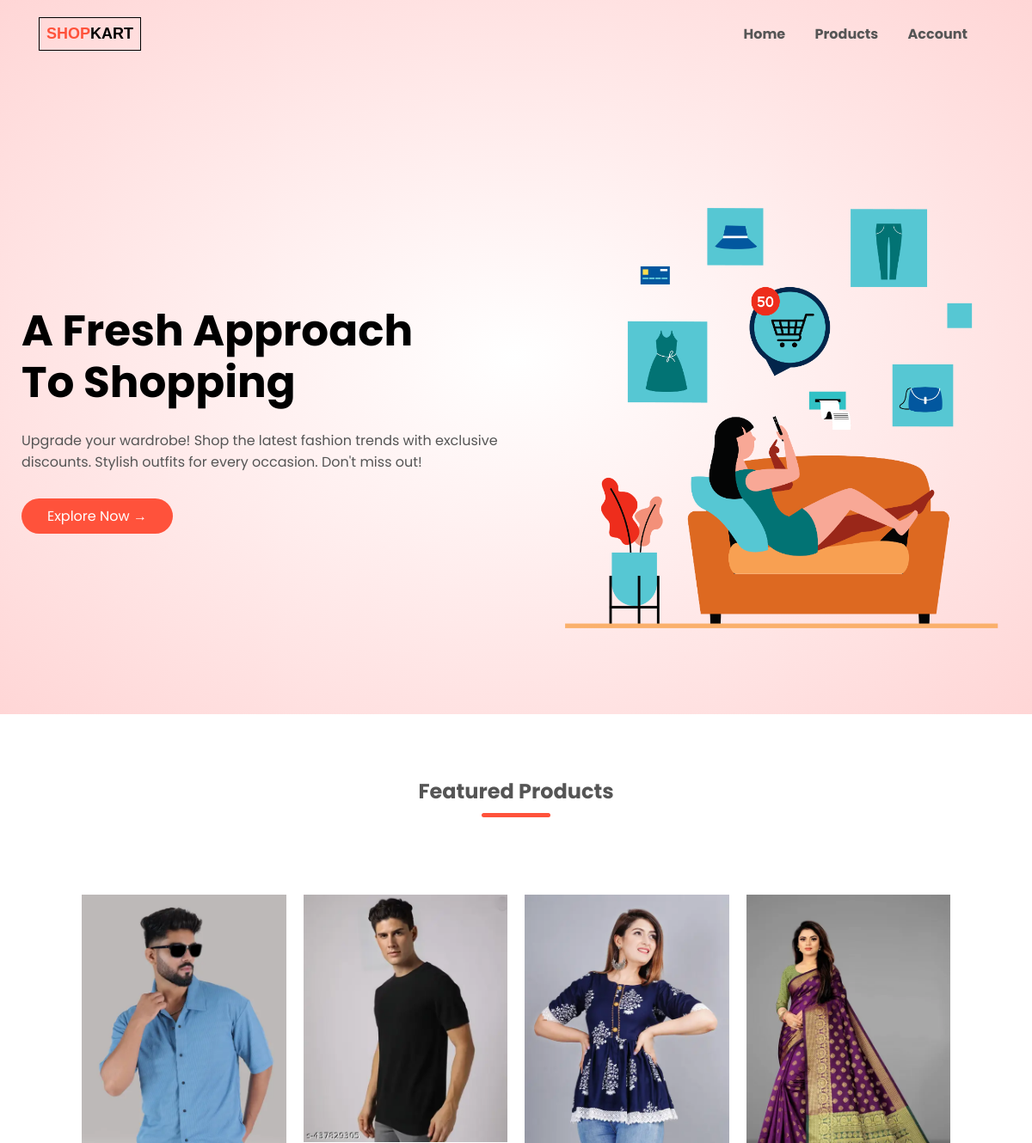
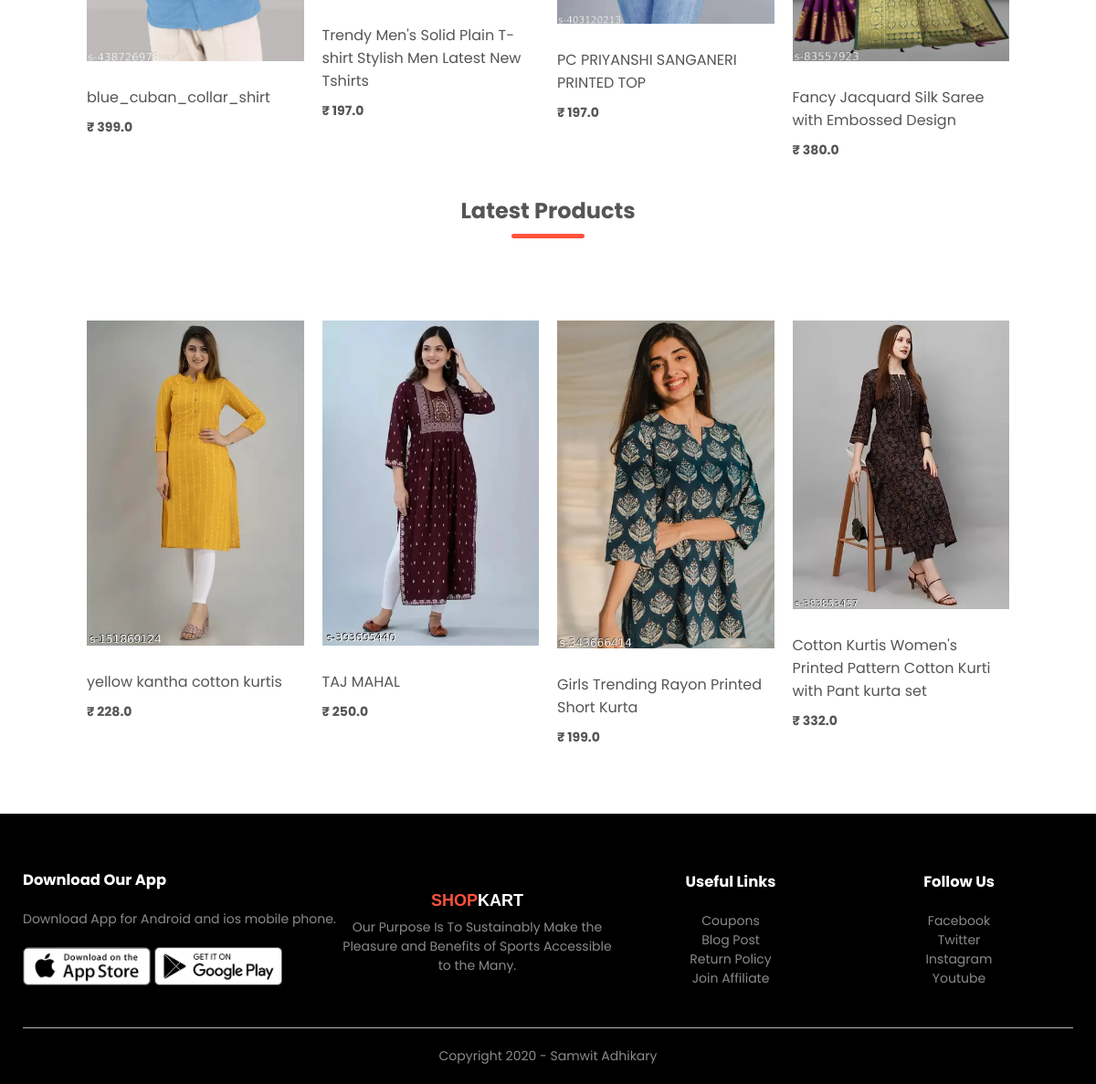
The page / on the database its author committed (2 pictures, top to bottom).
### products/models.py (models this page shows, shortened)
class Product(models.Model):
    LIVE = 1
    DELETE = 0
    DELETE_CHOICES = ((LIVE, 'Live'), (DELETE, 'Delete'))
    title = models.CharField(max_length=200)
    price = models.FloatField()
    description = models.TextField()
    image = models.ImageField(upload_to='media/')
    priority = models.IntegerField(default=0)
    delete_status = models.IntegerField(choices=DELETE_CHOICES, default=LIVE)
    created_at = models.DateTimeField(auto_now_add=True)
    updated_at = models.DateTimeField(auto_now=True)

### products/views.py (the view)
# urls.py: path('', views.index, name='home'),
def index(request):
    featured_products = Product.objects.order_by('priority')[:4]
    latest_products = Product.objects.order_by('-id')[:4]
    context = {
        'featured_products': featured_products,
        'latest_products': latest_products
    }
    return render(request, 'index.html', context)

### templates/index.html
{% extends "blank_layout.html" %}
{% block banner %}
{% include 'banner_layout.html' %}
{% endblock banner %}
{% block content %}
{% include "homepage_content.html" %}
{% endblock content %}

### templates/blank_layout.html (shortened to what this page needs)
{% load static %}
<!DOCTYPE html>
<html lang="en">
<head>
    <link rel="stylesheet" href={% static "css/style.css" %}>
    <link rel="stylesheet" href="https://stackpath.bootstrapcdn.com/font-awesome/4.7.0/css/font-awesome.min.css">
</head>
<body>
    <div class="header" style="margin-bottom: 60px;">
        <div class="container">
            {% include "menu.html" %}
            {% block banner %}
            {% endblock banner %}
        </div>
    </div>
    {% block content %}
    {% endblock content %}
    <div class="footer" style="margin-top: 50px;">
        <div class="container">
            <div class="row">
                <div class="footer-col-1">
                    <h3>Download Our App</h3>
                    <p>Download App for Android and ios mobile phone.</p>
                    <div class="app-logo">
                        <img src={% static "images/app-store.png" %}>
                        <img src={% static "images/play-store.png" %}>
                    </div>
                </div>
                <div class="footer-col-2">
                    <a href="{% url 'home' %}"><h1 style="color: #ff523b; font-size: 18px; font-family: 'Gill Sans', 'Gill Sans MT', Calibri, 'Trebuchet MS', sans-serif;
                    padding: 8px;">SHOP<span style="color: white;">KART</span></h1></a>
                    <p>Our Purpose Is To Sustainably Make the Pleasure and Benefits of Sports Accessible to the Many.
                    </p>
                </div>
                <div class="footer-col-3">
                    <h3>Useful Links</h3>
                    <ul>
                        <li>Coupons</li>
                        <li>Blog Post</li>
                        <li>Return Policy</li>
                        <li>Join Affiliate</li>
                    </ul>
                </div>
                <div class="footer-col-4">
                    <h3>Follow Us</h3>
                    <ul>
                        <li>Facebook</li>
                        <li>Twitter</li>
                        <li>Instagram</li>
                        <li>Youtube</li>
                    </ul>
                </div>
            </div>
            <hr>
            <p class="copyright">Copyright 2020 - Samwit Adhikary</p>
        </div>
    </div>
</body>
</html>

### templates/menu.html (shortened to what this page needs)
{% load static %}
<div class="navbar">
    <div class="logo">
        <a href="{% url 'home' %}"><h1 style="color: #ff523b; font-size: 18px; font-family: 'Gill Sans', 'Gill Sans MT', Calibri, 'Trebuchet MS', sans-serif;
        border: 1px solid black; padding: 8px;">SHOP<span style="color: black;">KART</span></h1></a>
    </div>
    <nav>
        <ul id="MenuItems">
            <li><a href="{% url 'home' %}" style="font-weight: bold;">Home</a></li>
            <li><a href="{% url 'product_list' %}" style="font-weight: bold;">Products</a></li>
            {% if not user.is_authenticated %}
            <li><a href="{% url 'account' %}" style="font-weight: bold;">Account</a></li>
            {% else %}
            <li><a href="{% url 'orders' %}" style="font-weight: bold;">Orders</a></li>
            <li><a href="{% url 'logout' %}" style="font-weight: bold;">Logout</a></li>
            {% endif %}
        </ul>
    </nav>
</div>

### templates/banner_layout.html
{% load static %}
<div class="row">
    <div class="col-2">
        <h1>A Fresh Approach <br> To Shopping</h1>
        <p>Upgrade your wardrobe! Shop the latest fashion trends with exclusive discounts. Stylish outfits for every occasion. Don't miss out!</p>
        <a href="{% url 'product_list' %}" class="btn">Explore Now &#8594;</a>
    </div>
    <div class="col-2">
        <img src={% static "images/banner3.png" %}>
    </div>
</div>

### templates/homepage_content.html
{% load static %}
<div class="small-container">
    <h2 class="title">Featured Products</h2>
    <div class="row">
        {% for product in featured_products %}
        <div class="col-4" style="height: 450px;">
            <a href="{% url 'product_detail' product.id %}"><img style="margin-bottom: 20px;" src="{{ product.image.url }}"></a>
            <h4>{{ product.title }}</h4>
            <p style="font-weight: bold; margin-top: 10px;">₹ {{ product.price }}</p>
        </div>
        {% endfor %}
    </div>
    <h2 class="title">Latest Products</h2>
    <div class="row">
        {% for product in latest_products %}
        <div class="col-4" style="height: 450px;">
            <a href="{% url 'product_detail' product.id %}"><img style="margin-bottom: 20px;" src="{{ product.image.url }}"></a>
            <h4>{{ product.title }}</h4>
            <p style="font-weight: bold; margin-top: 10px;">₹ {{ product.price }}</p>
        </div>
        {% endfor %}
    </div>
</div>

### static/css/style.css (style rules this page uses)
* { margin: 0; padding: 0; box-sizing: border-box; }
body { font-family: 'Poppins', sans-serif; }
.navbar { display: flex; align-items: center; padding: 20px; }
nav { flex: 1; text-align: right; }
nav ul { display: inline-block; list-style-type: none; }
nav ul li { display: inline-block; margin-right: 30px; }
a { text-decoration: none; color: #555; }
p { color: #555; }
.container { max-width: 1300px; margin: auto; padding-left: 25px; padding-right: 25px; }
.row { display: flex; align-items: center; flex-wrap: wrap; justify-content: space-around; }
.col-2 { flex-basis: 50%; min-width: 300px; }
.col-2 img { max-width: 100%; padding: 50px 0; }
.col-2 h1 { font-size: 50px; line-height: 60px; margin: 25px 0; }
.btn { display: inline-block; background: #ff523b; color: white; padding: 8px 30px; margin: 30px 0; border-radius: 30px; transition: background 0.5s; }
.header { background: radial-gradient(#fff,#ffd6d6); }
.header .row { margin-top: 70px; }
.small-container { max-width: 1080px; margin: auto; padding-left: 25px; padding-right: 25px; }
.col-4 { flex-basis: 25%; padding: 10px; min-width: 200px; margin-bottom: 50px; transition: transform 0.5s; }
.col-4 img { width: 100%; }
.title { text-align: center; margin: 0 auto 80px; position: relative; line-height: 60px; color: #555; }
.title::after { content: ''; background: #ff523b; width: 80px; height: 5px; border-radius: 5px; position: absolute; bottom: 0; left: 50%; transform: translateX(-50%); }
h4 { color: #555; font-weight: normal; }
.col-4 p { font-size: 14px; }
.footer { background: black; color: #8a8a8a; font-size: 14px; padding: 60px 0 20px; }
.footer p { color: #8a8a8a; }
.footer h3 { color: #fff; margin-bottom: 20px; }
.footer-col-1, .footer-col-2, .footer-col-3, .footer-col-4 { min-width: 250px; margin-bottom: 20px; }
.footer-col-1 { flex-basis: 30%; }
.footer-col-2 { flex: 1; text-align: center; }
.footer-col-3, .footer-col-4 { flex-basis: 12%; text-align: center; }
ul { list-style-type: none; }
.app-logo { margin-top: 20px; }
.app-logo img { width: 140px; }
.footer hr { border: none; background: #b5b5b5; height: 1px; margin: 20px 0; }
.copyright { text-align: center; }

### rows shown on the page
Product: image (picture), title "blue_cuban_collar_shirt", price "399.0"
Product: image (picture), title "Trendy Men's Solid Plain T-shirt Stylish Men Latest New Tshirts", price "197.0"
Product: image (picture), title "PC PRIYANSHI SANGANERI PRINTED TOP", price "197.0"
Product: image (picture), title "Fancy Jacquard Silk Saree with Embossed Design", price "380.0"
Product: image (picture), title "yellow kantha cotton kurtis", price "228.0"
Product: image (picture), title "TAJ MAHAL", price "250.0"
Product: image (picture), title "Girls Trending Rayon Printed Short Kurta", price "199.0"
Product: image (picture), title "Cotton Kurtis Women's Printed Pattern Cotton Kurti with Pant kurta set", price "332.0"
